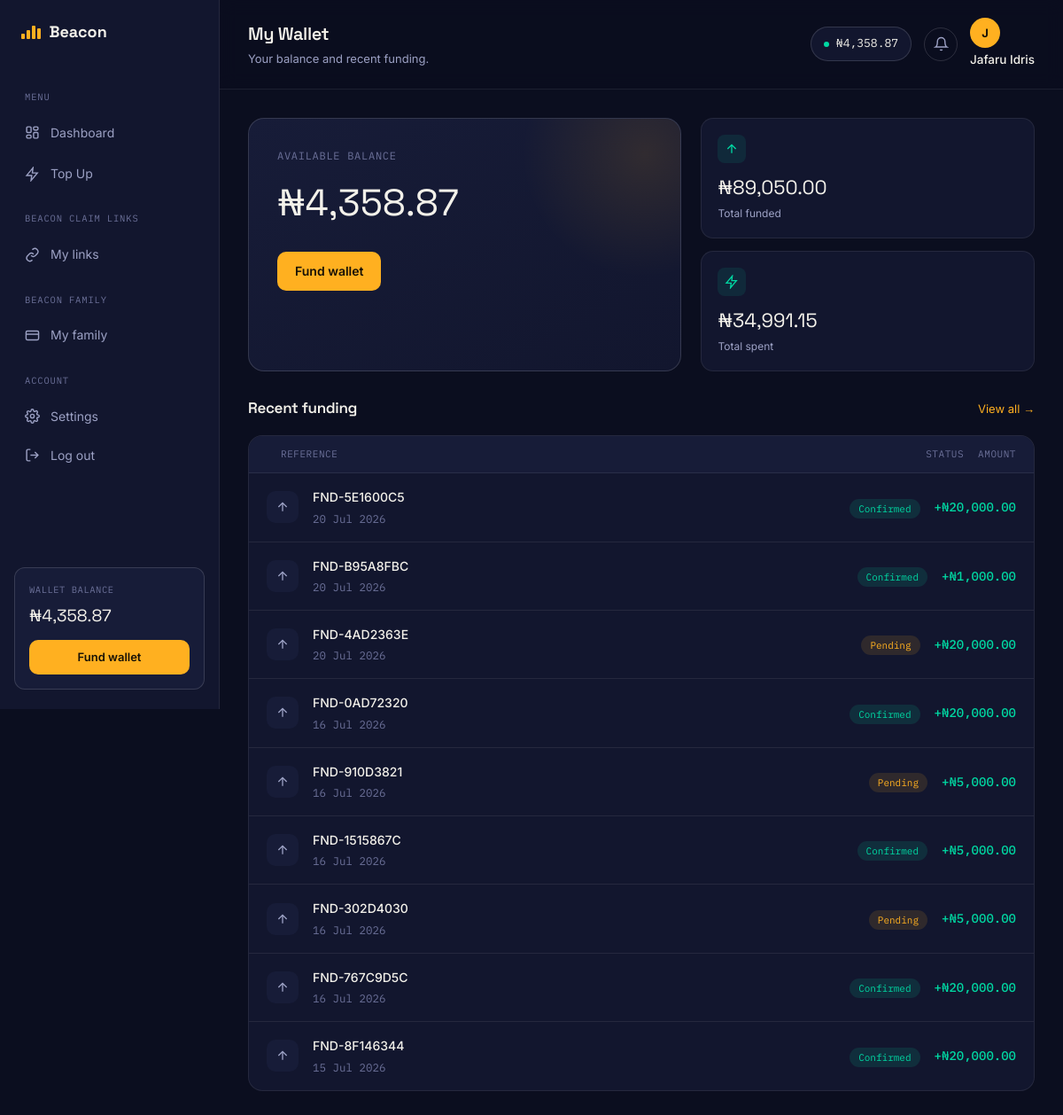
Page /wallet/ (signed in) on the committed database.
### authentication/models.py (models this page shows, shortened)
class User(AbstractUser):
    email = models.EmailField(unique=True)
    phone_number = models.CharField(max_length=20, blank=True)
    is_email_verified = models.BooleanField(default=False)
    email_verification_token = models.CharField(max_length=100, blank=True, null=True)
    password_reset_token = models.CharField(max_length=100, blank=True, null=True)
    password_reset_expires = models.DateTimeField(blank=True, null=True)
    referral_code = models.CharField(max_length=20, unique=True, blank=True, null=True)
    referred_by = models.ForeignKey('self', on_delete=models.SET_NULL, blank=True, null=True, related_name='referrals')
    date_joined = models.DateTimeField(auto_now_add=True)
    last_login_ip = models.GenericIPAddressField(blank=True, null=True)
    transaction_pin_hash = models.CharField(
        max_length=128,
        blank=True,
        null=True,
        help_text="Hashed transaction PIN"
    )
    USERNAME_FIELD = 'email'
    REQUIRED_FIELDS = ['username']
    class Meta:
        ordering = ['-date_joined']
    def get_full_name(self):
        if self.first_name or self.last_name:
            return f"{self.first_name} {self.last_name}".strip()
        return self.username

### wallet/models.py (models this page shows, shortened)
class Wallet(models.Model):
    user = models.OneToOneField(User, on_delete=models.CASCADE, related_name='wallet')
    balance = models.DecimalField(max_digits=12, decimal_places=2, default=0.00)
    total_funded = models.DecimalField(max_digits=12, decimal_places=2, default=0.00)
    total_spent = models.DecimalField(max_digits=12, decimal_places=2, default=0.00)
    is_active = models.BooleanField(default=True)
    created_at = models.DateTimeField(auto_now_add=True)
    updated_at = models.DateTimeField(auto_now=True)
    class Meta:
        verbose_name = 'Wallet'
        verbose_name_plural = 'Wallets'

class FundingRequest(models.Model):
    STATUS_CHOICES = [
        ('pending', 'Pending'),
        ('confirmed', 'Confirmed'),
        ('rejected', 'Rejected'),
        ('cancelled', 'Cancelled'),
    ]
    request_id = models.CharField(max_length=20, unique=True, editable=False)
    user = models.ForeignKey(User, on_delete=models.CASCADE, related_name='funding_requests')
    amount = models.DecimalField(max_digits=10, decimal_places=2)
    bank_name = models.CharField(max_length=100)
    account_name = models.CharField(max_length=200)
    account_number = models.CharField(max_length=20)
    reference_number = models.CharField(max_length=50, unique=True)
    status = models.CharField(max_length=20, choices=STATUS_CHOICES, default='pending')
    notes = models.TextField(blank=True)
    processed_at = models.DateTimeField(blank=True, null=True)
    created_at = models.DateTimeField(auto_now_add=True)
    class Meta:
        ordering = ['-created_at']

### wallet/views.py (the view)
# urls.py: path('', views.wallet_view, name='wallet'),
@login_required
def wallet_view(request):
    wallet, created = Wallet.objects.get_or_create(user=request.user)
    funding_history = FundingRequest.objects.filter(user=request.user)[:10]
    context = {
        'wallet': wallet,
        'funding_history': funding_history,
        'settings': SiteSettings.load(),
    }
    return render(request, 'wallet/wallet.html', context)

### core/context_processors.py (called while the page is built)
def site_settings(request):
    return {
        'site_settings': SiteSettings.load(),
        'theme': request.session.get('theme', 'light'),
    }

def notifications_count(request):
    count = 0
    if request.user.is_authenticated:
        count = Notification.objects.filter(user=request.user, is_read=False).count()
    return {'unread_notifications': count}

### core/models.py (called while the page is built)
    @classmethod
    def load(cls):
        obj, created = cls.objects.get_or_create(pk=1)
        return obj

### templates/wallet/wallet.html (shortened to what this page needs)
{% extends "base.html" %}
{% load static %}
{% load humanize %}
{% block page_title %}My Wallet{% endblock %}
{% block page_subtitle %}<p>Your balance and recent funding.</p>{% endblock %}
{% block content %}
<div class="dash-grid">
  <div class="balance-card">
    <div class="label">Available balance</div>
    <div class="amount">₦{{ wallet.balance|intcomma }}</div>
    <div class="balance-actions">
      <a href="{% url 'wallet:fund' %}" class="btn btn-primary">Fund wallet</a>
    </div>
  </div>
  <div class="stat-mini-grid" style="grid-template-columns:1fr;">
    <div class="stat-mini">
      <div class="top">
        <div class="icon"><svg viewBox="0 0 24 24" fill="none" stroke="currentColor" stroke-width="2"><path d="M12 19V5M5 12l7-7 7 7"/></svg></div>
      </div>
      <div class="val">₦{{ wallet.total_funded|intcomma }}</div>
      <div class="lab">Total funded</div>
    </div>
    <div class="stat-mini">
      <div class="top">
        <div class="icon"><svg viewBox="0 0 24 24" fill="none" stroke="currentColor" stroke-width="2"><path d="M13 2L3 14h8l-1 8 10-12h-8l1-8z"/></svg></div>
      </div>
      <div class="val">₦{{ wallet.total_spent|intcomma }}</div>
      <div class="lab">Total spent</div>
    </div>
  </div>
</div>
<div class="recent-tx">
  <div class="section-title">
    <h2>Recent funding</h2>
    <a href="{% url 'wallet:funding_history' %}">View all →</a>
  </div>
  <div class="tx-table">
    <div class="tx-row head">
      <div>Reference</div>
      <div class="col-status">Status</div>
      <div>Amount</div>
    </div>
    {% for fund in funding_history %}
    <div class="tx-row">
      <div class="tx-icon">
        <svg viewBox="0 0 24 24" fill="none" stroke="currentColor" stroke-width="2"><path d="M12 19V5M5 12l7-7 7 7"/></svg>
      </div>
      <div class="tx-desc">
        <div class="t1">{{ fund.request_id }}</div>
        <div class="t2">{{ fund.created_at|date:"d M Y" }}</div>
      </div>
      <div class="col-status">
        <span class="badge badge-{% if fund.status == 'confirmed' %}success{% elif fund.status == 'pending' %}pending{% else %}failed{% endif %}">
          {{ fund.get_status_display }}
        </span>
      </div>
      <div class="tx-amount pos">+₦{{ fund.amount|intcomma }}</div>
    </div>
    {% endfor %}
  </div>
</div>
{% endblock %}

### templates/base.html (shortened to what this page needs)
{% load static %}
{% load humanize %}
<!DOCTYPE html>
<html lang="en">
<head>
<link rel="stylesheet" href="{% static 'css/style.css' %}">
<link rel="stylesheet" href="{% static 'css/native.css' %}">
</head>
<body{% block body_attrs %}{% endblock %}>
<div class="app-shell">
  <aside class="sidebar" id="sidebar">
    <div class="sidebar-top-row">
      <a href="{% url 'dashboard:index' %}" class="logo">
        <span class="bars"><span></span><span></span><span></span><span></span></span>
        Beacon
      </a>
    </div>
    <nav class="side-nav">
      <div class="nav-label">Menu</div>
      <a href="{% url 'dashboard:index' %}" class="nav-link {% if active_nav == 'dashboard' %}active{% endif %}">
        <svg viewBox="0 0 24 24" fill="none" stroke="currentColor" stroke-width="2"><rect x="3" y="3" width="7" height="9" rx="1.5"/><rect x="14" y="3" width="7" height="5" rx="1.5"/><rect x="14" y="12" width="7" height="9" rx="1.5"/><rect x="3" y="16" width="7" height="5" rx="1.5"/></svg>
        Dashboard
      </a>
      <a href="{% url 'services:list' %}" class="nav-link {% if active_nav == 'buy' %}active{% endif %}">
        <svg viewBox="0 0 24 24" fill="none" stroke="currentColor" stroke-width="2"><path d="M13 2L3 14h8l-1 8 10-12h-8l1-8z"/></svg>
        Top Up
      </a>
      <div class="nav-label">Beacon Claim Links</div>
      <a href="{% url 'links:my_links' %}" class="nav-link {% if active_nav == 'claims' %}active{% endif %}">
        <svg viewBox="0 0 24 24" fill="none" stroke="currentColor" stroke-width="2"><path d="M10 13a5 5 0 007 0l3-3a5 5 0 00-7-7l-1 1"/><path d="M14 11a5 5 0 00-7 0l-3 3a5 5 0 007 7l1-1"/></svg>
        My links
      </a>
      <div class="nav-label">Beacon Family</div>
      <a href="{% url 'beacon_family:list' %}" class="nav-link {% if active_nav == 'wallet' %}active{% endif %}">
        <svg viewBox="0 0 24 24" fill="none" stroke="currentColor" stroke-width="2"><rect x="2" y="5" width="20" height="14" rx="2"/><path d="M2 10h20"/></svg>
        My family
      </a>
      <div class="nav-label">Account</div>
      <a href="{% url 'accounts:settings' %}" class="nav-link {% if active_nav == 'settings' %}active{% endif %}">
        Settings
      </a>
      <form method="post" action="{% url 'accounts:logout' %}" class="logout-form">
        <button type="submit" class="nav-link nav-link-btn">
          <svg viewBox="0 0 24 24" fill="none" stroke="currentColor" stroke-width="2"><path d="M9 21H5a2 2 0 01-2-2V5a2 2 0 012-2h4"/><path d="M16 17l5-5-5-5"/><path d="M21 12H9"/></svg>
          Log out
        </button>
      </form>
    </nav>
    <div class="sidebar-wallet">
      <div class="label">Wallet balance</div>
      <div class="amount">₦{{ user.wallet.balance|intcomma }}</div>
      <a href="{% url 'wallet:fund' %}" class="btn btn-primary btn-sm">Fund wallet</a>
    </div>
  </aside>
  <div class="app-main">
    <header class="app-topbar">
      <div class="topbar-title">
        <h1>{% block page_title %}Dashboard{% endblock %}</h1>
        {% block page_subtitle %}{% endblock %}
      </div>
      <div class="topbar-actions">
        <div class="wallet-chip">
          <span class="dot"></span> ₦{{ user.wallet.balance|intcomma }}
        </div>
        <a href="{% url 'notifications:list' %}" class="icon-btn" aria-label="Notifications">
          <svg viewBox="0 0 24 24" fill="none" stroke="currentColor" stroke-width="2"><path d="M18 8a6 6 0 00-12 0c0 7-3 9-3 9h18s-3-2-3-9"/><path d="M13.7 21a2 2 0 01-3.4 0"/></svg>
        </a>
        <div class="user-chip">
          <a href="{% url 'accounts:profile' %}">
            <div class="avatar">{{ user.get_full_name|slice:":1"|default:"U" }}</div>
            <span class="uname">{{ user.get_full_name|default:"Account" }}</span>
          </a>
        </div>
      </div>
    </header>
    <main class="app-content">
      {% block content %}{% endblock %}
    </main>
  </div>
</div>
</body>
</html>

### static/css/native.css (style rules this page uses)
html, body { overscroll-behavior-y: contain; }
* { -webkit-tap-highlight-color: transparent; }
button, a, .nav-link, .service-tab, .filter-tab, .pin-key, .provider-chip, .amount-chip, .plan-card, .qa-item, .qty-btn { -webkit-touch-callout: none; user-select: none; touch-action: manipulation; }
.app-topbar { padding-top: max(20px, env(safe-area-inset-top)); }
.sidebar { padding-top: max(22px, env(safe-area-inset-top)); padding-bottom: max(22px, env(safe-area-inset-bottom)); }

### rows in the picture
User: wallet.balance "4,358.87", get_full_name "J", get_full_name "Jafaru Idris"
Wallet: balance "4,358.87", total_funded "89,050.00", total_spent "34,991.15"
FundingRequest: request_id "FND-5E1600C5", created_at "20 Jul 2026", status "Confirmed", amount "20,000.00"
FundingRequest: request_id "FND-B95A8FBC", created_at "20 Jul 2026", status "Confirmed", amount "1,000.00"
FundingRequest: request_id "FND-4AD2363E", created_at "20 Jul 2026", status "Pending", amount "20,000.00"
FundingRequest: request_id "FND-0AD72320", created_at "16 Jul 2026", status "Confirmed", amount "20,000.00"
FundingRequest: request_id "FND-910D3821", created_at "16 Jul 2026", status "Pending", amount "5,000.00"
FundingRequest: request_id "FND-1515867C", created_at "16 Jul 2026", status "Confirmed", amount "5,000.00"
FundingRequest: request_id "FND-302D4030", created_at "16 Jul 2026", status "Pending", amount "5,000.00"
FundingRequest: request_id "FND-767C9D5C", created_at "16 Jul 2026", status "Confirmed", amount "20,000.00"
FundingRequest: request_id "FND-8F146344", created_at "15 Jul 2026", status "Confirmed", amount "20,000.00"
